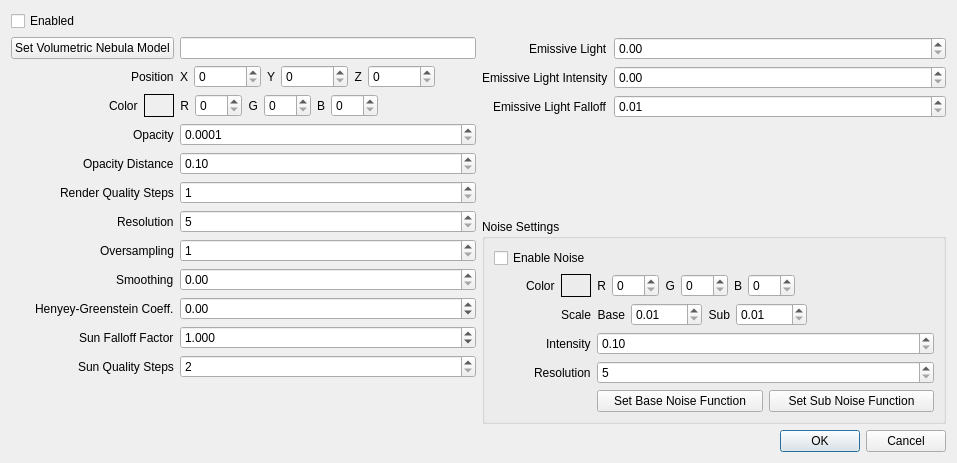
<?xml version="1.0" encoding="UTF-8"?>
<ui version="4.0">
 <class>fso::fred::dialogs::VolumetricNebulaDialog</class>
 <widget class="QDialog" name="fso::fred::dialogs::VolumetricNebulaDialog">
  <property name="geometry">
   <rect>
    <x>0</x>
    <y>0</y>
    <width>957</width>
    <height>463</height>
   </rect>
  </property>
  <property name="sizePolicy">
   <sizepolicy hsizetype="Preferred" vsizetype="Preferred">
    <horstretch>0</horstretch>
    <verstretch>0</verstretch>
   </sizepolicy>
  </property>
  <property name="minimumSize">
   <size>
    <width>0</width>
    <height>0</height>
   </size>
  </property>
  <property name="windowTitle">
   <string>Volumetric Nebula Editor</string>
  </property>
  <layout class="QGridLayout" name="gridLayout">
   <item row="1" column="0">
    <layout class="QVBoxLayout" name="verticalLayout">
     <item>
      <layout class="QHBoxLayout" name="mainLayout">
       <item>
        <layout class="QFormLayout" name="leftFormLayout">
         <property name="labelAlignment">
          <set>Qt::AlignRight|Qt::AlignTrailing|Qt::AlignVCenter</set>
         </property>
         <item row="0" column="0">
          <widget class="QPushButton" name="setModelButton">
           <property name="text">
            <string>Set Volumetric Nebula Model</string>
           </property>
          </widget>
         </item>
         <item row="0" column="1">
          <widget class="QLineEdit" name="setModelLineEdit"/>
         </item>
         <item row="1" column="0">
          <widget class="QLabel" name="positionLabel">
           <property name="text">
            <string>Position</string>
           </property>
          </widget>
         </item>
         <item row="1" column="1">
          <layout class="QHBoxLayout" name="positionLayout">
           <item>
            <widget class="QLabel" name="positionXLabel">
             <property name="text">
              <string>X</string>
             </property>
             <property name="alignment">
              <set>Qt::AlignRight|Qt::AlignTrailing|Qt::AlignVCenter</set>
             </property>
            </widget>
           </item>
           <item>
            <widget class="QSpinBox" name="positionXSpinBox">
             <property name="maximum">
              <number>16777215</number>
             </property>
            </widget>
           </item>
           <item>
            <widget class="QLabel" name="positionYLabel">
             <property name="text">
              <string>Y</string>
             </property>
             <property name="alignment">
              <set>Qt::AlignRight|Qt::AlignTrailing|Qt::AlignVCenter</set>
             </property>
            </widget>
           </item>
           <item>
            <widget class="QSpinBox" name="positionYSpinBox">
             <property name="maximum">
              <number>16777215</number>
             </property>
            </widget>
           </item>
           <item>
            <widget class="QLabel" name="positionZLabel">
             <property name="text">
              <string>Z</string>
             </property>
             <property name="alignment">
              <set>Qt::AlignRight|Qt::AlignTrailing|Qt::AlignVCenter</set>
             </property>
            </widget>
           </item>
           <item>
            <widget class="QSpinBox" name="positionZSpinBox">
             <property name="maximum">
              <number>16777215</number>
             </property>
            </widget>
           </item>
           <item>
            <spacer name="horizontalSpacer_4">
             <property name="orientation">
              <enum>Qt::Horizontal</enum>
             </property>
             <property name="sizeHint" stdset="0">
              <size>
               <width>40</width>
               <height>20</height>
              </size>
             </property>
            </spacer>
           </item>
          </layout>
         </item>
         <item row="2" column="1">
          <layout class="QHBoxLayout" name="colorLayout">
           <item>
            <widget class="QLabel" name="colorRLabel">
             <property name="text">
              <string>R</string>
             </property>
             <property name="alignment">
              <set>Qt::AlignRight|Qt::AlignTrailing|Qt::AlignVCenter</set>
             </property>
            </widget>
           </item>
           <item>
            <widget class="QSpinBox" name="colorRSpinBox">
             <property name="maximum">
              <number>255</number>
             </property>
            </widget>
           </item>
           <item>
            <widget class="QLabel" name="colorGLabel">
             <property name="text">
              <string>G</string>
             </property>
             <property name="alignment">
              <set>Qt::AlignRight|Qt::AlignTrailing|Qt::AlignVCenter</set>
             </property>
            </widget>
           </item>
           <item>
            <widget class="QSpinBox" name="colorGSpinBox">
             <property name="maximum">
              <number>255</number>
             </property>
            </widget>
           </item>
           <item>
            <widget class="QLabel" name="colorBLabel">
             <property name="text">
              <string>B</string>
             </property>
             <property name="alignment">
              <set>Qt::AlignRight|Qt::AlignTrailing|Qt::AlignVCenter</set>
             </property>
            </widget>
           </item>
           <item>
            <widget class="QSpinBox" name="colorBSpinBox">
             <property name="maximum">
              <number>255</number>
             </property>
            </widget>
           </item>
           <item>
            <spacer name="horizontalSpacer_3">
             <property name="orientation">
              <enum>Qt::Horizontal</enum>
             </property>
             <property name="sizeHint" stdset="0">
              <size>
               <width>40</width>
               <height>20</height>
              </size>
             </property>
            </spacer>
           </item>
          </layout>
         </item>
         <item row="2" column="0">
          <layout class="QHBoxLayout" name="colorLabelLayout">
           <item>
            <widget class="QLabel" name="colorLabel">
             <property name="text">
              <string>Color</string>
             </property>
            </widget>
           </item>
           <item>
            <widget class="QLabel" name="colorPreview">
             <property name="minimumSize">
              <size>
               <width>30</width>
               <height>0</height>
              </size>
             </property>
             <property name="frameShape">
              <enum>QFrame::Box</enum>
             </property>
             <property name="text">
              <string/>
             </property>
            </widget>
           </item>
          </layout>
         </item>
         <item row="3" column="0">
          <widget class="QLabel" name="opacityLabel">
           <property name="text">
            <string>Opacity</string>
           </property>
          </widget>
         </item>
         <item row="3" column="1">
          <widget class="QDoubleSpinBox" name="opacityDoubleSpinBox">
           <property name="decimals">
            <number>4</number>
           </property>
           <property name="minimum">
            <double>0.000100000000000</double>
           </property>
           <property name="maximum">
            <double>1.000000000000000</double>
           </property>
           <property name="singleStep">
            <double>0.010000000000000</double>
           </property>
          </widget>
         </item>
         <item row="4" column="0">
          <widget class="QLabel" name="opacityDistanceLabel">
           <property name="text">
            <string>Opacity Distance</string>
           </property>
          </widget>
         </item>
         <item row="5" column="0">
          <widget class="QLabel" name="renderQualityStepsLabel">
           <property name="text">
            <string>Render Quality Steps</string>
           </property>
          </widget>
         </item>
         <item row="5" column="1">
          <widget class="QSpinBox" name="renderQualityStepsSpinBox">
           <property name="minimum">
            <number>1</number>
           </property>
           <property name="maximum">
            <number>100</number>
           </property>
          </widget>
         </item>
         <item row="6" column="0">
          <widget class="QLabel" name="resolutionLabel">
           <property name="text">
            <string>Resolution</string>
           </property>
          </widget>
         </item>
         <item row="6" column="1">
          <widget class="QSpinBox" name="resolutionSpinBox">
           <property name="minimum">
            <number>5</number>
           </property>
           <property name="maximum">
            <number>8</number>
           </property>
          </widget>
         </item>
         <item row="7" column="0">
          <widget class="QLabel" name="oversamplingLabel">
           <property name="text">
            <string>Oversampling</string>
           </property>
          </widget>
         </item>
         <item row="7" column="1">
          <widget class="QSpinBox" name="oversamplingSpinBox">
           <property name="minimum">
            <number>1</number>
           </property>
           <property name="maximum">
            <number>3</number>
           </property>
          </widget>
         </item>
         <item row="8" column="0">
          <widget class="QLabel" name="smoothingLabel">
           <property name="text">
            <string>Smoothing</string>
           </property>
          </widget>
         </item>
         <item row="9" column="0">
          <widget class="QLabel" name="henyeyGreensteinCoeffLabel">
           <property name="text">
            <string>Henyey-Greenstein Coeff.</string>
           </property>
          </widget>
         </item>
         <item row="9" column="1">
          <widget class="QDoubleSpinBox" name="henyeyGreensteinCoeffDoubleSpinBox">
           <property name="minimum">
            <double>-1.000000000000000</double>
           </property>
           <property name="maximum">
            <double>1.000000000000000</double>
           </property>
           <property name="singleStep">
            <double>0.100000000000000</double>
           </property>
          </widget>
         </item>
         <item row="10" column="0">
          <widget class="QLabel" name="sunFalloffFactorLabel">
           <property name="text">
            <string>Sun Falloff Factor</string>
           </property>
          </widget>
         </item>
         <item row="11" column="0">
          <widget class="QLabel" name="sunQualityStepsLabel">
           <property name="text">
            <string>Sun Quality Steps</string>
           </property>
          </widget>
         </item>
         <item row="11" column="1">
          <widget class="QSpinBox" name="sunQualityStepsSpinBox">
           <property name="minimum">
            <number>2</number>
           </property>
           <property name="maximum">
            <number>16</number>
           </property>
          </widget>
         </item>
         <item row="4" column="1">
          <widget class="QDoubleSpinBox" name="opacityDistanceDoubleSpinBox">
           <property name="decimals">
            <number>2</number>
           </property>
           <property name="minimum">
            <double>0.100000000000000</double>
           </property>
           <property name="maximum">
            <double>16777215.000000000000000</double>
           </property>
          </widget>
         </item>
         <item row="8" column="1">
          <widget class="QDoubleSpinBox" name="smoothingDoubleSpinBox">
           <property name="maximum">
            <double>0.500000000000000</double>
           </property>
           <property name="singleStep">
            <double>0.010000000000000</double>
           </property>
          </widget>
         </item>
         <item row="10" column="1">
          <widget class="QDoubleSpinBox" name="sunFalloffFactorDoubleSpinBox">
           <property name="decimals">
            <number>3</number>
           </property>
           <property name="minimum">
            <double>0.001000000000000</double>
           </property>
           <property name="maximum">
            <double>100.000000000000000</double>
           </property>
           <property name="value">
            <double>1.000000000000000</double>
           </property>
          </widget>
         </item>
        </layout>
       </item>
       <item>
        <layout class="QVBoxLayout" name="rightSideLayout">
         <item>
          <layout class="QFormLayout" name="rightFormLayout">
           <property name="labelAlignment">
            <set>Qt::AlignRight|Qt::AlignTrailing|Qt::AlignVCenter</set>
           </property>
           <item row="0" column="0">
            <widget class="QLabel" name="emissiveLightLabel">
             <property name="text">
              <string>Emissive Light</string>
             </property>
            </widget>
           </item>
           <item row="0" column="1">
            <widget class="QDoubleSpinBox" name="emissiveLightDoubleSpinBox">
             <property name="maximum">
              <double>5.000000000000000</double>
             </property>
             <property name="singleStep">
              <double>0.100000000000000</double>
             </property>
            </widget>
           </item>
           <item row="1" column="0">
            <widget class="QLabel" name="emissiveLightIntensityLabel">
             <property name="text">
              <string>Emissive Light Intensity</string>
             </property>
            </widget>
           </item>
           <item row="1" column="1">
            <widget class="QDoubleSpinBox" name="emissiveLightIntensityDoubleSpinBox">
             <property name="maximum">
              <double>100.000000000000000</double>
             </property>
             <property name="singleStep">
              <double>0.100000000000000</double>
             </property>
            </widget>
           </item>
           <item row="2" column="0">
            <widget class="QLabel" name="emissiveLightFalloffLabel">
             <property name="text">
              <string>Emissive Light Falloff</string>
             </property>
            </widget>
           </item>
           <item row="2" column="1">
            <widget class="QDoubleSpinBox" name="emissiveLightFalloffDoubleSpinBox">
             <property name="minimum">
              <double>0.010000000000000</double>
             </property>
             <property name="maximum">
              <double>10.000000000000000</double>
             </property>
             <property name="singleStep">
              <double>0.100000000000000</double>
             </property>
            </widget>
           </item>
           <item row="3" column="1">
            <spacer name="verticalSpacer">
             <property name="orientation">
              <enum>Qt::Vertical</enum>
             </property>
             <property name="sizeHint" stdset="0">
              <size>
               <width>20</width>
               <height>40</height>
              </size>
             </property>
            </spacer>
           </item>
          </layout>
         </item>
         <item>
          <widget class="QGroupBox" name="noiseGroupBox">
           <property name="title">
            <string>Noise Settings</string>
           </property>
           <layout class="QFormLayout" name="formLayout_4">
            <property name="labelAlignment">
             <set>Qt::AlignRight|Qt::AlignTrailing|Qt::AlignVCenter</set>
            </property>
            <item row="0" column="0">
             <widget class="QCheckBox" name="enableNoiseCheckBox">
              <property name="text">
               <string>Enable Noise</string>
              </property>
             </widget>
            </item>
            <item row="1" column="0">
             <layout class="QHBoxLayout" name="noiseColorLabelLayout">
              <item>
               <widget class="QLabel" name="noiseColorLabel">
                <property name="text">
                 <string>Color</string>
                </property>
               </widget>
              </item>
              <item>
               <widget class="QLabel" name="noiseColorPreview">
                <property name="minimumSize">
                 <size>
                  <width>30</width>
                  <height>0</height>
                 </size>
                </property>
                <property name="frameShape">
                 <enum>QFrame::Box</enum>
                </property>
                <property name="text">
                 <string/>
                </property>
               </widget>
              </item>
             </layout>
            </item>
            <item row="1" column="1">
             <layout class="QHBoxLayout" name="noiseColorLayout">
              <item>
               <widget class="QLabel" name="noiseColorRLabel">
                <property name="text">
                 <string>R</string>
                </property>
                <property name="alignment">
                 <set>Qt::AlignRight|Qt::AlignTrailing|Qt::AlignVCenter</set>
                </property>
               </widget>
              </item>
              <item>
               <widget class="QSpinBox" name="noiseColorRSpinBox">
                <property name="maximum">
                 <number>255</number>
                </property>
               </widget>
              </item>
              <item>
               <widget class="QLabel" name="noiseColorGLabel">
                <property name="text">
                 <string>G</string>
                </property>
                <property name="alignment">
                 <set>Qt::AlignRight|Qt::AlignTrailing|Qt::AlignVCenter</set>
                </property>
               </widget>
              </item>
              <item>
               <widget class="QSpinBox" name="noiseColorGSpinBox">
                <property name="maximum">
                 <number>255</number>
                </property>
               </widget>
              </item>
              <item>
               <widget class="QLabel" name="noiseColorBLabel">
                <property name="text">
                 <string>B</string>
                </property>
                <property name="alignment">
                 <set>Qt::AlignRight|Qt::AlignTrailing|Qt::AlignVCenter</set>
                </property>
               </widget>
              </item>
              <item>
               <widget class="QSpinBox" name="noiseColorBSpinBox">
                <property name="maximum">
                 <number>255</number>
                </property>
               </widget>
              </item>
              <item>
               <spacer name="horizontalSpacer_2">
                <property name="orientation">
                 <enum>Qt::Horizontal</enum>
                </property>
                <property name="sizeHint" stdset="0">
                 <size>
                  <width>40</width>
                  <height>20</height>
                 </size>
                </property>
               </spacer>
              </item>
             </layout>
            </item>
            <item row="2" column="0">
             <widget class="QLabel" name="noiseScaleLabel">
              <property name="text">
               <string>Scale</string>
              </property>
             </widget>
            </item>
            <item row="2" column="1">
             <layout class="QHBoxLayout" name="noiseScaleLayout">
              <property name="sizeConstraint">
               <enum>QLayout::SetDefaultConstraint</enum>
              </property>
              <item>
               <widget class="QLabel" name="noiseScaleBaseLabel">
                <property name="text">
                 <string>Base</string>
                </property>
                <property name="alignment">
                 <set>Qt::AlignRight|Qt::AlignTrailing|Qt::AlignVCenter</set>
                </property>
               </widget>
              </item>
              <item>
               <widget class="QDoubleSpinBox" name="noiseScaleBaseDoubleSpinBox">
                <property name="minimum">
                 <double>0.010000000000000</double>
                </property>
                <property name="maximum">
                 <double>1000.000000000000000</double>
                </property>
               </widget>
              </item>
              <item>
               <widget class="QLabel" name="noiseScaleSubLabel">
                <property name="text">
                 <string>Sub</string>
                </property>
                <property name="alignment">
                 <set>Qt::AlignRight|Qt::AlignTrailing|Qt::AlignVCenter</set>
                </property>
               </widget>
              </item>
              <item>
               <widget class="QDoubleSpinBox" name="noiseScaleSubDoubleSpinBox">
                <property name="minimum">
                 <double>0.010000000000000</double>
                </property>
                <property name="maximum">
                 <double>1000.000000000000000</double>
                </property>
               </widget>
              </item>
              <item>
               <spacer name="horizontalSpacer">
                <property name="orientation">
                 <enum>Qt::Horizontal</enum>
                </property>
                <property name="sizeHint" stdset="0">
                 <size>
                  <width>40</width>
                  <height>20</height>
                 </size>
                </property>
               </spacer>
              </item>
             </layout>
            </item>
            <item row="3" column="0">
             <widget class="QLabel" name="noiseIntensityLabel">
              <property name="text">
               <string>Intensity</string>
              </property>
             </widget>
            </item>
            <item row="4" column="0">
             <widget class="QLabel" name="noiseResolutionLabel">
              <property name="text">
               <string>Resolution</string>
              </property>
             </widget>
            </item>
            <item row="4" column="1">
             <widget class="QSpinBox" name="noiseResolutionSpinBox">
              <property name="minimum">
               <number>5</number>
              </property>
              <property name="maximum">
               <number>8</number>
              </property>
             </widget>
            </item>
            <item row="5" column="1">
             <layout class="QHBoxLayout" name="noiseFunctionButtonsLayout">
              <item>
               <widget class="QPushButton" name="setBaseNoiseFunctionButton">
                <property name="text">
                 <string>Set Base Noise Function</string>
                </property>
               </widget>
              </item>
              <item>
               <widget class="QPushButton" name="setSubNoiseFunctionButton">
                <property name="text">
                 <string>Set Sub Noise Function</string>
                </property>
               </widget>
              </item>
             </layout>
            </item>
            <item row="3" column="1">
             <widget class="QDoubleSpinBox" name="noiseIntensityDoubleSpinBox">
              <property name="minimum">
               <double>0.100000000000000</double>
              </property>
              <property name="maximum">
               <double>100.000000000000000</double>
              </property>
             </widget>
            </item>
           </layout>
          </widget>
         </item>
        </layout>
       </item>
      </layout>
     </item>
    </layout>
   </item>
   <item row="3" column="0">
    <widget class="QDialogButtonBox" name="okAndCancelButtons">
     <property name="standardButtons">
      <set>QDialogButtonBox::Cancel|QDialogButtonBox::Ok</set>
     </property>
    </widget>
   </item>
   <item row="0" column="0">
    <widget class="QCheckBox" name="enabled">
     <property name="text">
      <string>Enabled</string>
     </property>
    </widget>
   </item>
  </layout>
 </widget>
 <resources/>
 <connections/>
</ui>
